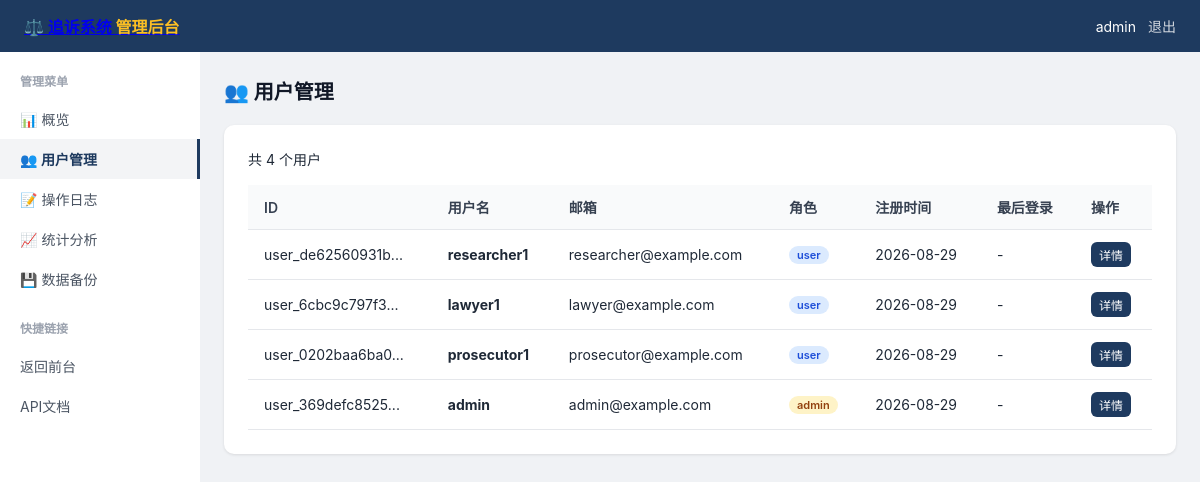
The app's page /admin/users (signed in) with its own data.
### tables this page shows
CREATE TABLE users (
                    user_id TEXT PRIMARY KEY,
                    username TEXT UNIQUE NOT NULL,
                    email TEXT NOT NULL,
                    password_hash TEXT NOT NULL,
                    role TEXT DEFAULT 'user',
                    created_at TEXT NOT NULL,
                    last_login TEXT
                );

### prosecution_system/src/admin.py (the view)
    @bp.route("/users")
    @admin_required
    def users():
        page = request.args.get("page", 1, type=int)
        per_page = 20
        with db.get_connection() as conn:
            cursor = conn.cursor()
            cursor.execute("SELECT COUNT(*) as count FROM users")
            total = cursor.fetchone()["count"]
            offset = (page - 1) * per_page
            cursor.execute("""SELECT user_id, username, email, role, created_at, last_login FROM users ORDER BY created_at DESC LIMIT ? OFFSET ?""", (per_page, offset))
            users_list = [dict(row) for row in cursor.fetchall()]
        return render_template("admin/users.html", users=users_list, page=page, total_pages=(total + per_page - 1) // per_page, total=total)

### prosecution_system/src/auth.py (called while the page is built)
def admin_required(f):
    @wraps(f)
    def decorated_function(*args, **kwargs):
        if "user_id" not in session:
            if request.is_json:
                return jsonify({"error": "请先登录", "code": "unauthorized"}), 401
            return redirect(url_for("auth.login"))
        user = get_current_user()
        if not user or user.role != "admin":
            if request.is_json:
                return jsonify({"error": "需要管理员权限", "code": "forbidden"}), 403
            return redirect(url_for("index"))
        return f(*args, **kwargs)
    return decorated_function

def get_current_user() -> User:
    if "user_id" in session:
        return db.get_user_by_id(session["user_id"])
    return None

### prosecution_system/src/database.py (called while the page is built)
    @contextmanager
    def get_connection(self):
        conn = sqlite3.connect(str(self.db_path), check_same_thread=False)
        conn.row_factory = sqlite3.Row
        try:
            yield conn
            conn.commit()
        except Exception:
            conn.rollback()
            raise
        finally:
            conn.close()

    def get_user_by_id(self, user_id: str) -> Optional[User]:
        with self.get_connection() as conn:
            cursor = conn.cursor()
            cursor.execute("SELECT * FROM users WHERE user_id = ?", (user_id,))
            row = cursor.fetchone()
            if row:
                return User(
                    user_id=row["user_id"],
                    username=row["username"],
                    email=row["email"],
                    password_hash=row["password_hash"],
                    role=row["role"],
                    created_at=row["created_at"],
                    last_login=row["last_login"],
                )
        return None

### prosecution_system/src/security.py (called while the page is built)
    @classmethod
    def generate_token(cls) -> str:
        import secrets
        token = secrets.token_hex(32)
        return token

    @classmethod
    def set_token(cls) -> str:
        from flask import session
        if cls._session_key not in session:
            session[cls._session_key] = cls.generate_token()
        return session[cls._session_key]

### prosecution_system/src/web_app.py (called while the page is built)
@app.before_request
def inject_user():
    from flask import g
    g.current_user = get_current_user()
    g.csrf_token = CSRFProtection.set_token()
    g.user_logged_in = 'user_id' in session

@app.context_processor
def inject_template_globals():
    from flask import session
    return {
        'current_user': get_current_user(),
        'user_logged_in': 'user_id' in session,
    }

### prosecution_system/templates/admin/users.html (shortened to what this page needs)
{% extends "admin/base.html" %}
{% block content %}
<h1>👥 用户管理</h1>
<div class="card">
  <div style="display: flex; justify-content: space-between; align-items: center; margin-bottom: 16px;">
    <span>共 {{ total }} 个用户</span>
  </div>
  <table>
    <thead>
      <tr>
        <th>ID</th>
        <th>用户名</th>
        <th>邮箱</th>
        <th>角色</th>
        <th>注册时间</th>
        <th>最后登录</th>
        <th>操作</th>
      </tr>
    </thead>
    <tbody>
      {% for user in users %}
      <tr>
        <td>{{ user.user_id[:16] }}...</td>
        <td><strong>{{ user.username }}</strong></td>
        <td>{{ user.email }}</td>
        <td><span class="badge badge-{{ user.role }}">{{ user.role }}</span></td>
        <td>{{ user.created_at[:10] }}</td>
        <td>{{ user.last_login[:10] if user.last_login else '-' }}</td>
        <td>
          <a href="/admin/users/{{ user.user_id }}" class="btn btn-sm btn-primary">详情</a>
        </td>
      </tr>
      {% endfor %}
    </tbody>
  </table>
</div>
{% endblock %}

### prosecution_system/templates/admin/base.html (shortened to what this page needs)
<!DOCTYPE html>
<html lang="zh-CN">
<head>
</head>
<body>
<div class="topbar">
  <a href="/" class="brand">⚖️ 追诉系统 <span>管理后台</span></a>
  <div class="user-info">
    <span>{{ current_user.username }}</span>
    <a href="/auth/logout">退出</a>
  </div>
</div>
<div class="clearfix">
  <nav class="sidebar">
    <h3>管理菜单</h3>
    <a href="/admin" class="{% if request.endpoint == 'admin.index' %}active{% endif %}">📊 概览</a>
    <a href="/admin/users" class="{% if 'admin.users' in request.endpoint %}active{% endif %}">👥 用户管理</a>
    <a href="/admin/logs" class="{% if 'admin.logs' in request.endpoint %}active{% endif %}">📝 操作日志</a>
    <a href="/admin/stats" class="{% if 'admin.stats' in request.endpoint %}active{% endif %}">📈 统计分析</a>
    <a href="/admin/backup" class="{% if 'admin.backup' in request.endpoint %}active{% endif %}">💾 数据备份</a>
    <h3 style="margin-top: 20px;">快捷链接</h3>
    <a href="/">返回前台</a>
    <a href="/docs">API文档</a>
  </nav>
  <main class="main">
    {% block content %}{% endblock %}
  </main>
</div>
</body>
</html>

### prosecution_system/templates/admin/base.html (style rules this page uses)
* { box-sizing: border-box; margin: 0; padding: 0; }
body { font-family: -apple-system, "PingFang SC", "Microsoft YaHei", sans-serif; background: #f0f2f5; color: #1f2937; font-size: 14px; }
.topbar { background: #1e3a5f; color: #fff; padding: 0 24px; height: 52px; display: flex; align-items: center; justify-content: space-between; }
.topbar .brand { font-size: 16px; font-weight: 700; }
.topbar .brand span { color: #fbbf24; }
.user-info { display: flex; align-items: center; gap: 12px; font-size: 14px; }
.user-info a { color: rgba(255,255,255,0.8); text-decoration: none; }
.sidebar { width: 200px; background: #fff; min-height: calc(100vh - 52px); float: left; padding: 20px 0; }
.sidebar h3 { padding: 0 20px; margin-bottom: 10px; font-size: 12px; color: #9ca3af; text-transform: uppercase; }
.sidebar a { display: block; padding: 10px 20px; color: #4b5563; text-decoration: none; transition: all 0.15s; }
.sidebar a:hover, .sidebar a.active { background: #f3f4f6; color: #1e3a5f; border-right: 3px solid #1e3a5f; }
.sidebar a.active { font-weight: 600; }
.main { margin-left: 200px; padding: 24px; }
.card { background: #fff; border-radius: 10px; padding: 24px; margin-bottom: 20px; box-shadow: 0 1px 3px rgba(0,0,0,0.1); }
h1 { font-size: 20px; margin-bottom: 20px; color: #111827; }
table { width: 100%; border-collapse: collapse; }
th, td { padding: 12px 16px; text-align: left; border-bottom: 1px solid #e5e7eb; }
th { background: #f9fafb; font-weight: 600; color: #374151; }
.badge { display: inline-block; padding: 2px 8px; border-radius: 20px; font-size: 11px; font-weight: 600; }
.badge-admin { background: #fef3c7; color: #92400e; }
.badge-user { background: #dbeafe; color: #1d4ed8; }
.btn { display: inline-block; padding: 6px 12px; border-radius: 6px; font-size: 13px; cursor: pointer; text-decoration: none; border: none; }
.btn-primary { background: #1e3a5f; color: #fff; }
.btn-sm { padding: 4px 8px; font-size: 12px; }
.clearfix::after { content: ""; display: table; clear: both; }

### records on screen
users: username "admin", user_id "user_369defc8525", email "admin@example.com", role "admin", created_at "2026-08-29", last_login "-"
users: user_id "user_de62560931b", username "researcher1", email "researcher@example.com", role "user", created_at "2026-08-29", last_login "-"
users: user_id "user_6cbc9c797f3", username "lawyer1", email "lawyer@example.com", role "user", created_at "2026-08-29", last_login "-"
users: user_id "user_0202baa6ba0", username "prosecutor1", email "prosecutor@example.com", role "user", created_at "2026-08-29", last_login "-"

### other values on screen
{{ total }} "4"
